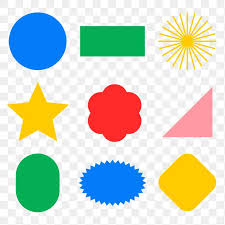
#> input picture shapes.jpeg, 225 x 225 px
$ python ShapeDetection.py
#> lines starting #> are read from the running program, lines starting #| are printed output that depends on the picture; after the words box and inside, x2 and y2 are one past the last pixel; in counts of white or black regions, pixels touching at a corner belong together
import cv2

img = cv2.imread("shapes.jpeg")
#> img is the input picture: shape (225, 225, 3); mean B, G, R 199.7, 212.8, 204.5
gray = cv2.cvtColor(img, cv2.COLOR_BGR2GRAY)
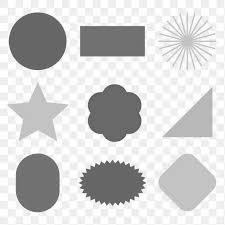
#> gray: shape (225, 225); min 71, max 255, mean 208.9
blur = cv2.GaussianBlur(gray, (5,5), 0)
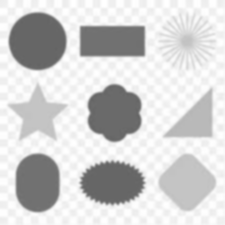
#> blur: shape (225, 225); min 99, max 255, mean 208.8

edges = cv2.Canny(blur, 50, 150)
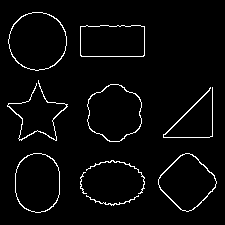
#> edges: shape (225, 225); 3.3% white in thin lines or dots, all inside (x1, y1, x2, y2) = (7, 12, 217, 213)

contours, _ = cv2.findContours(edges, cv2.RETR_TREE, cv2.CHAIN_APPROX_SIMPLE)
#> contours = 15 contours, 1 with area under 20; largest, box (x1, y1, x2, y2) and area: (8, 12, 67, 71) 2638, (8, 12, 67, 71) 2588, (87, 84, 142, 142) 2372, (87, 84, 142, 142) 2325, (15, 153, 60, 213) 2175

for cnt in contours:
    area = cv2.contourArea(cnt)

    approx = cv2.approxPolyDP(cnt, 0.02*cv2.arcLength(cnt, True), True)
    x, y, w, h = cv2.boundingRect(approx)

    if len(approx) == 3:
        shape = "Triangle"
    elif len(approx) == 4:
        ratio = w/float(h)
        shape = "Square" if 0.95 <= ratio <= 1.05 else "Rectangle"
    elif len(approx)>4:
        shape = "Circle"
    else:
        shape = "Unknown"

    cv2.rectangle(img, (x,y), (x+w, y+h), (0,255,0),2)
    cv2.putText(img, shape, (x,y-5), cv2.FONT_HERSHEY_SIMPLEX, 0.7, (0,255,0), 2)
#> this loop made 15 passes
#> (area, approx, x, y, w, h, ratio, shape) on passes 12 to 13: (1946, [[80, 26], [81, 56], [144, 55], [144, 26]], 80, 26, 65, 31, 2.1, 'Rectangle'), (1942, [[80, 27], [143, 26], [144, 54], [82, 56]], 80, 26, 65, 31, 2.1, 'Rectangle')
#> (area, x, y, w, h, shape) on passes 1, 3, 4, 5, 6, 7: (21, 86, 195, 53, 11, 'Circle'), (30, 86, 160, 59, 34, 'Circle'), (2155, 158, 153, 59, 59, 'Circle'), (2074.5, 158, 153, 59, 59, 'Circle'), (2175, 15, 153, 45, 60, 'Circle'), (2138, 15, 153, 45, 60, 'Circle')
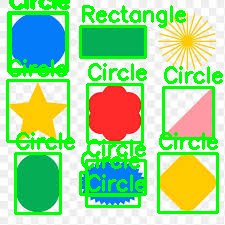
#> img: shape (225, 225, 3); mean B, G, R 152.1, 218.1, 161.8

cv2.imshow("Shapes", img)
cv2.waitKey(0)
cv2.destroyAllWindows()
